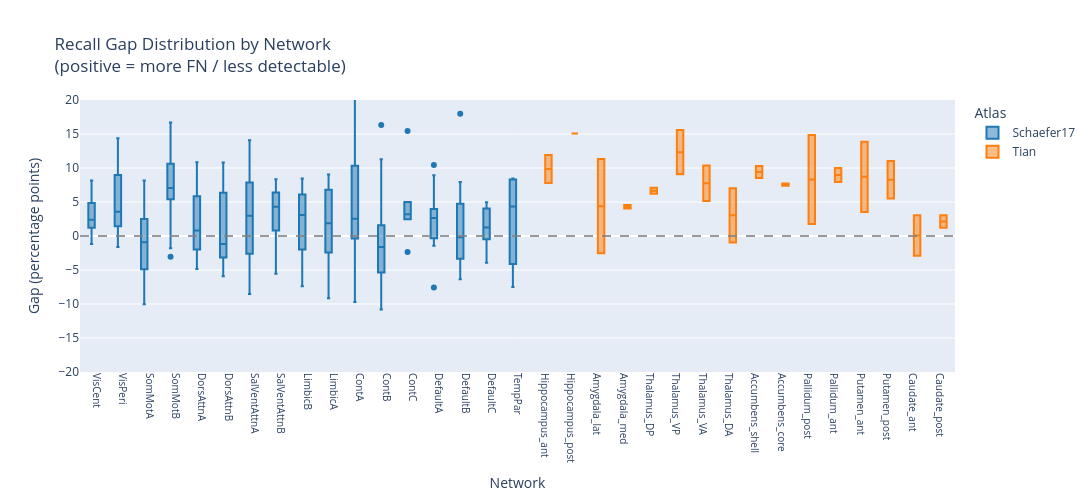

The notebook cell saved with this chart:
### Markdown cell above
### Recall By Network

### Code cell
# =============================================================================
# 3a. Interactive Box Plot: Recall Gap by Network (separate)
# =============================================================================
def plot_recall_gap_by_network_plotly(df):
    fig = px.box(
        df,
        x='network',
        y='Recall_Gap',
        color='Atlas',
        points='outliers',
        hover_name='region_name',
        hover_data={'network': True, 'Recall_Gap': ':.2f'},
        color_discrete_map={'Schaefer17': '#1f77b4', 'Tian': '#ff7f0e'},
        title='Recall Gap Distribution by Network<br>(positive = more FN / less detectable)',
        labels={'Recall_Gap': 'Gap (percentage points)', 'network': 'Network'}
    )
    
    # Dashed zero line
    fig.add_hline(y=0, line_dash="dash", line_color="gray", opacity=0.8)
    
    # Fixed Y-axis as requested
    fig.update_yaxes(range=[-20, 20], dtick=5)
    
    fig.update_layout(
        height=500,
        width=1200,
        xaxis=dict(tickangle=90, tickfont_size=10),
        legend_title="Atlas"
    )
    
    fig.show()

plot_recall_gap_by_network_plotly(region_info)

### Figure 1 — Plotly figure (JSON) as saved in the notebook; plotly's stock layout.template omitted (floating-point values rounded to 4 significant figures; data arrays with more than 128 entries replaced by an {"elided": "..."} marker saying what was removed)
{"data": [{"alignmentgroup": "True", "boxpoints": "outliers", "hovertemplate": "<b>%{hovertext}</b><br><br>Atlas=Schaefer17<br>Network=%{x}<br>Gap (percentage points)=%{y:.2f}<extra></extra>", "hovertext": {"elided": "200 str values"}, "legendgroup": "Schaefer17", "marker": {"color": "#1f77b4"}, "name": "Schaefer17", "notched": false, "offsetgroup": "Schaefer17", "orientation": "v", "showlegend": true, "type": "box", "x": {"elided": "200 str values"}, "x0": " ", "xaxis": "x", "y": {"elided": "200 float values"}, "y0": " ", "yaxis": "y"}, {"alignmentgroup": "True", "boxpoints": "outliers", "hovertemplate": "<b>%{hovertext}</b><br><br>Atlas=Tian<br>Network=%{x}<br>Gap (percentage points)=%{y:.2f}<extra></extra>", "hovertext": ["aHIP-rh", "pHIP-rh", "lAMY-rh", "mAMY-rh", "THA-DP-rh", "THA-VP-rh", "THA-VA-rh", "THA-DA-rh", "NAc-shell-rh", "NAc-core-rh", "pGP-rh", "aGP-rh", "aPUT-rh", "pPUT-rh", "aCAU-rh", "pCAU-rh", "aHIP-lh", "pHIP-lh", "lAMY-lh", "mAMY-lh", "THA-DP-lh", "THA-VP-lh", "THA-VA-lh", "THA-DA-lh", "NAc-shell-lh", "NAc-core-lh", "pGP-lh", "aGP-lh", "aPUT-lh", "pPUT-lh", "aCAU-lh", "pCAU-lh"], "legendgroup": "Tian", "marker": {"color": "#ff7f0e"}, "name": "Tian", "notched": false, "offsetgroup": "Tian", "orientation": "v", "showlegend": true, "type": "box", "x": ["Hippocampus_ant", "Hippocampus_post", "Amygdala_lat", "Amygdala_med", "Thalamus_DP", "Thalamus_VP", "Thalamus_VA", "Thalamus_DA", "Accumbens_shell", "Accumbens_core", "Pallidum_post", "Pallidum_ant", "Putamen_ant", "Putamen_post", "Caudate_ant", "Caudate_post", "Hippocampus_ant", "Hippocampus_post", "Amygdala_lat", "Amygdala_med", "Thalamus_DP", "Thalamus_VP", "Thalamus_VA", "Thalamus_DA", "Accumbens_shell", "Accumbens_core", "Pallidum_post", "Pallidum_ant", "Putamen_ant", "Putamen_post", "Caudate_ant", "Caudate_post"], "x0": " ", "xaxis": "x", "y": [11.93, 15.07, 11.34, 4.054, 7.089, 15.59, 10.36, 7.018, 8.536, 7.393, 1.75, 10.02, 3.536, 11.04, 3.054, 1.214, 7.804, 15.07, -2.554, 4.554, 6.214, 9.071, 5.161, -0.9464, 10.29, 7.732, 14.84, 7.946, 13.88, 5.5, -2.893, 3.054], "y0": " ", "yaxis": "y"}], "layout": {"boxmode": "group", "height": 500, "legend": {"title": {"text": "Atlas"}, "tracegroupgap": 0}, "shapes": [{"line": {"color": "gray", "dash": "dash"}, "opacity": 0.8, "type": "line", "x0": 0, "x1": 1, "xref": "x domain", "y0": 0, "y1": 0, "yref": "y"}], "title": {"text": "Recall Gap Distribution by Network<br>(positive = more FN / less detectable)"}, "width": 1200, "xaxis": {"anchor": "y", "domain": [0, 1], "tickangle": 90, "tickfont": {"size": 10}, "title": {"text": "Network"}}, "yaxis": {"anchor": "x", "domain": [0, 1], "dtick": 5, "range": [-20, 20], "title": {"text": "Gap (percentage points)"}}}}
